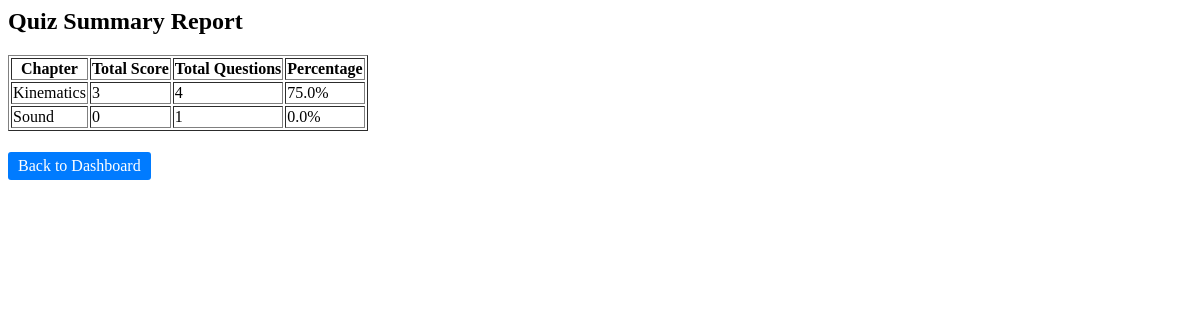
The app's page /quiz_summary (signed in) with its own data.
### models/models.py (models this page shows)
class Chapter(db.Model):
    id = db.Column(db.Integer, primary_key=True)
    subject_id = db.Column(db.Integer, db.ForeignKey('subject.id'), nullable=False) # Link to subject
    name = db.Column(db.String(150), nullable=False)
    description = db.Column(db.Text, nullable=True)

### app.py (the view)
@app.route("/quiz_summary")
def quiz_summary():
    if "user_id" not in session or session["role"] != "user":
        return redirect(url_for("login"))
    user_id = session["user_id"]
    scores = Score.query.filter_by(user_id=user_id).all()
    summary = {}
    for score in scores:
        quiz = Quiz.query.get(score.quiz_id)
        chapter = Chapter.query.get(quiz.chapter_id)
        if chapter.id not in summary:
            summary[chapter.id] = {
                "chapter_name": chapter.name,
                "total_score": 0,
                "total_questions": 0
            }
        summary[chapter.id]["total_score"] += score.total_scored
        summary[chapter.id]["total_questions"] += score.total_questions
    return render_template("quiz_summary.html", summary=summary)

### templates/quiz_summary.html (shortened to what this page needs)
<head>
    <link rel="stylesheet" href="{{ url_for('static', filename='styles.css') }}">
</head>
<body>
    <h2>Quiz Summary Report</h2>
    <table border="1">
        <tr>
            <th>Chapter</th>
            <th>Total Score</th>
            <th>Total Questions</th>
            <th>Percentage</th>
        </tr>
        {% for chapter in summary.values() %}
        <tr>
            <td>{{ chapter.chapter_name }}</td>
            <td>{{ chapter.total_score }}</td>
            <td>{{ chapter.total_questions }}</td>
            <td>{{ (chapter.total_score / chapter.total_questions * 100) | round(2) }}%</td>
        </tr>
        {% endfor %}
    </table>
    <p><a class="button" href="{{ url_for('user_dashboard') }}">Back to Dashboard</a></p>
</body>

### static/styles.css (style rules this page uses)
.button { display: inline-block; margin-top: 5px; padding: 5px 10px; text-decoration: none; background-color: #007bff; color: white; border-radius: 3px; }

### records on screen
Chapter: chapter_name "Kinematics", total_score "3", total_questions "4", total_score "75.0"
Chapter: chapter_name "Sound", total_score "0", total_questions "1", total_score "0.0"
